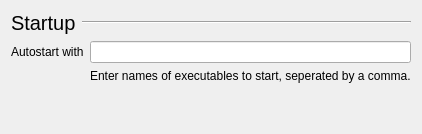
          <widget class="QWidget" name="StartupSettings" native="true">
           <layout class="QGridLayout" name="gridLayout_2">
            <item row="1" column="0">
             <widget class="QLabel" name="label">
              <property name="text">
               <string>Autostart with</string>
              </property>
             </widget>
            </item>
            <item row="1" column="1">
             <widget class="QLineEdit" name="lineEdit_2">
              <property name="placeholderText">
               <string/>
              </property>
             </widget>
            </item>
            <item row="2" column="1">
             <widget class="QLabel" name="label_2">
              <property name="text">
               <string>Enter names of executables to start, seperated by a comma.</string>
              </property>
             </widget>
            </item>
            <item row="3" column="1">
             <spacer name="verticalSpacer_8">
              <property name="orientation">
               <enum>Qt::Vertical</enum>
              </property>
              <property name="sizeHint" stdset="0">
               <size>
                <width>20</width>
                <height>40</height>
               </size>
              </property>
             </spacer>
            </item>
            <item row="0" column="0" colspan="2">
             <widget class="QFrame" name="startupHeader">
              <property name="frameShape">
               <enum>QFrame::NoFrame</enum>
              </property>
              <property name="frameShadow">
               <enum>QFrame::Raised</enum>
              </property>
              <layout class="QHBoxLayout" name="horizontalLayout_6">
               <property name="leftMargin">
                <number>0</number>
               </property>
               <property name="topMargin">
                <number>0</number>
               </property>
               <property name="rightMargin">
                <number>0</number>
               </property>
               <property name="bottomMargin">
                <number>0</number>
               </property>
               <item>
                <widget class="QLabel" name="startupLabel">
                 <property name="font">
                  <font>
                   <pointsize>15</pointsize>
                  </font>
                 </property>
                 <property name="text">
                  <string>Startup</string>
                 </property>
                </widget>
               </item>
               <item>
                <widget class="Line" name="startupLine">
                 <property name="sizePolicy">
                  <sizepolicy hsizetype="Expanding" vsizetype="Fixed">
                   <horstretch>0</horstretch>
                   <verstretch>0</verstretch>
                  </sizepolicy>
                 </property>
                 <property name="orientation">
                  <enum>Qt::Horizontal</enum>
                 </property>
                </widget>
               </item>
              </layout>
             </widget>
            </item>
           </layout>
          </widget>
